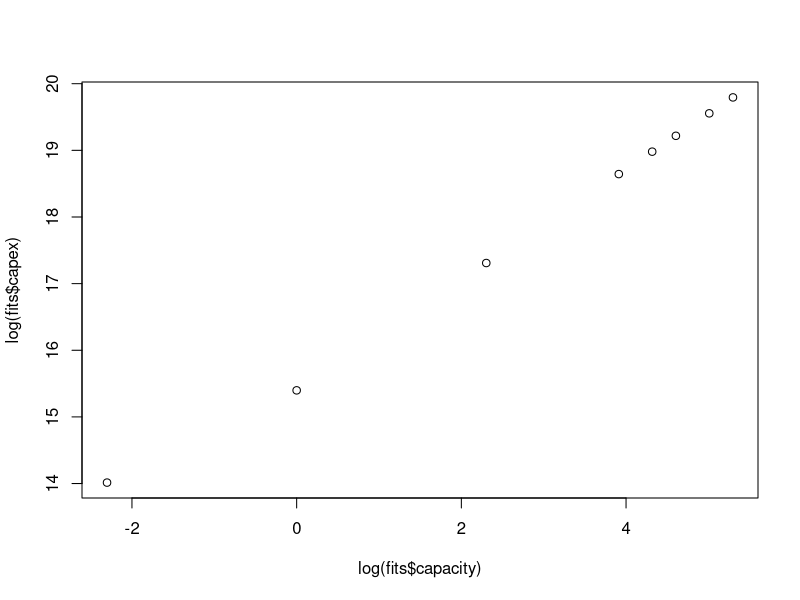

Write the R code that produced this figure.

# DATA FITS
# Taylor Medina

# load packages
library(tidyverse)
library(readxl)

# load data
fits <- read_xlsx('linearmodels.xlsx')

#############################################################
# BWRO CAPEX Linear Model

# visualize log fit data to make sure there is a linear fit
plot(log(fits$capacity), log(fits$capex))

# modify the data frame to get log data for the OLS
fits_modified <- fits %>% 
  mutate(logx = log(capacity),
         logy = log(capex))

# perform OLS (log-log) to get the model
bwrocapex.lm <- lm(logy ~ logx, data = fits_modified) 
bwrocapex <- broom::tidy(bwrocapex.lm)

#############################################################
# BWRO OMEX MODEL

